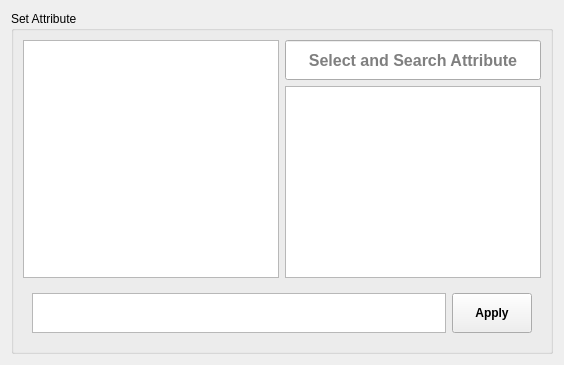
<?xml version="1.0" encoding="UTF-8"?>
<ui version="4.0">
 <class>Form</class>
 <widget class="QWidget" name="Form">
  <property name="geometry">
   <rect>
    <x>0</x>
    <y>0</y>
    <width>560</width>
    <height>359</height>
   </rect>
  </property>
  <property name="font">
   <font>
    <weight>50</weight>
    <bold>false</bold>
   </font>
  </property>
  <property name="windowTitle">
   <string>Form</string>
  </property>
  <layout class="QGridLayout" name="gridLayout_9">
   <item row="0" column="0">
    <widget class="QGroupBox" name="groupBox_12">
     <property name="title">
      <string>Set Attribute</string>
     </property>
     <layout class="QGridLayout" name="gridLayout_4">
      <item row="0" column="0">
       <layout class="QGridLayout" name="gridLayout_7" columnstretch="2,5">
        <item row="1" column="0">
         <widget class="QListWidget" name="listWidget_node">
          <property name="sizePolicy">
           <sizepolicy hsizetype="Minimum" vsizetype="Minimum">
            <horstretch>0</horstretch>
            <verstretch>0</verstretch>
           </sizepolicy>
          </property>
          <property name="minimumSize">
           <size>
            <width>0</width>
            <height>0</height>
           </size>
          </property>
          <property name="maximumSize">
           <size>
            <width>16777215</width>
            <height>16777215</height>
           </size>
          </property>
          <property name="font">
           <font>
            <pointsize>12</pointsize>
           </font>
          </property>
          <property name="selectionMode">
           <enum>QAbstractItemView::NoSelection</enum>
          </property>
          <property name="layoutMode">
           <enum>QListView::SinglePass</enum>
          </property>
         </widget>
        </item>
        <item row="1" column="1">
         <layout class="QVBoxLayout" name="verticalLayout_6">
          <item>
           <widget class="QLineEdit" name="lineEdit_search_attribute">
            <property name="sizePolicy">
             <sizepolicy hsizetype="Minimum" vsizetype="Minimum">
              <horstretch>0</horstretch>
              <verstretch>0</verstretch>
             </sizepolicy>
            </property>
            <property name="minimumSize">
             <size>
              <width>0</width>
              <height>40</height>
             </size>
            </property>
            <property name="maximumSize">
             <size>
              <width>16777215</width>
              <height>16777215</height>
             </size>
            </property>
            <property name="font">
             <font>
              <pointsize>12</pointsize>
              <weight>75</weight>
              <bold>true</bold>
             </font>
            </property>
            <property name="alignment">
             <set>Qt::AlignCenter</set>
            </property>
            <property name="placeholderText">
             <string>Select and Search Attribute</string>
            </property>
            <property name="clearButtonEnabled">
             <bool>true</bool>
            </property>
           </widget>
          </item>
          <item>
           <widget class="QListWidget" name="listWidget_attribute">
            <property name="sizePolicy">
             <sizepolicy hsizetype="Minimum" vsizetype="Minimum">
              <horstretch>0</horstretch>
              <verstretch>100</verstretch>
             </sizepolicy>
            </property>
            <property name="minimumSize">
             <size>
              <width>0</width>
              <height>0</height>
             </size>
            </property>
            <property name="maximumSize">
             <size>
              <width>16777215</width>
              <height>16777215</height>
             </size>
            </property>
            <property name="font">
             <font>
              <pointsize>12</pointsize>
             </font>
            </property>
           </widget>
          </item>
         </layout>
        </item>
       </layout>
      </item>
      <item row="1" column="0">
       <widget class="QStackedWidget" name="tabWidget_set_attribute_by_type">
        <property name="currentIndex">
         <number>3</number>
        </property>
        <widget class="QWidget" name="page">
         <layout class="QGridLayout" name="gridLayout_19">
          <item row="0" column="0">
           <spacer name="horizontalSpacer">
            <property name="orientation">
             <enum>Qt::Horizontal</enum>
            </property>
            <property name="sizeHint" stdset="0">
             <size>
              <width>173</width>
              <height>20</height>
             </size>
            </property>
           </spacer>
          </item>
          <item row="0" column="1">
           <widget class="QPushButton" name="pushButton_false">
            <property name="minimumSize">
             <size>
              <width>80</width>
              <height>40</height>
             </size>
            </property>
            <property name="font">
             <font>
              <weight>75</weight>
              <bold>true</bold>
             </font>
            </property>
            <property name="text">
             <string>Set False</string>
            </property>
           </widget>
          </item>
          <item row="0" column="2">
           <widget class="QPushButton" name="pushButton_true">
            <property name="minimumSize">
             <size>
              <width>80</width>
              <height>40</height>
             </size>
            </property>
            <property name="font">
             <font>
              <weight>75</weight>
              <bold>true</bold>
             </font>
            </property>
            <property name="text">
             <string>Set True</string>
            </property>
           </widget>
          </item>
         </layout>
        </widget>
        <widget class="QWidget" name="page_3">
         <layout class="QGridLayout" name="gridLayout_22">
          <item row="0" column="0">
           <spacer name="horizontalSpacer_3">
            <property name="orientation">
             <enum>Qt::Horizontal</enum>
            </property>
            <property name="sizeHint" stdset="0">
             <size>
              <width>241</width>
              <height>20</height>
             </size>
            </property>
           </spacer>
          </item>
          <item row="0" column="1">
           <widget class="QSpinBox" name="spinBox_int">
            <property name="minimumSize">
             <size>
              <width>50</width>
              <height>30</height>
             </size>
            </property>
            <property name="maximumSize">
             <size>
              <width>60</width>
              <height>16777215</height>
             </size>
            </property>
           </widget>
          </item>
          <item row="0" column="2">
           <widget class="QPushButton" name="pushButton_apply_int_attribute">
            <property name="minimumSize">
             <size>
              <width>0</width>
              <height>40</height>
             </size>
            </property>
            <property name="font">
             <font>
              <weight>75</weight>
              <bold>true</bold>
             </font>
            </property>
            <property name="text">
             <string>Apply</string>
            </property>
           </widget>
          </item>
         </layout>
        </widget>
        <widget class="QWidget" name="page_2">
         <layout class="QGridLayout" name="gridLayout_20">
          <item row="0" column="0">
           <spacer name="horizontalSpacer_2">
            <property name="orientation">
             <enum>Qt::Horizontal</enum>
            </property>
            <property name="sizeHint" stdset="0">
             <size>
              <width>225</width>
              <height>20</height>
             </size>
            </property>
           </spacer>
          </item>
          <item row="0" column="1">
           <widget class="QDoubleSpinBox" name="doubleSpinBox_float">
            <property name="minimumSize">
             <size>
              <width>50</width>
              <height>30</height>
             </size>
            </property>
            <property name="maximumSize">
             <size>
              <width>60</width>
              <height>16777215</height>
             </size>
            </property>
            <property name="singleStep">
             <double>0.200000000000000</double>
            </property>
           </widget>
          </item>
          <item row="0" column="2">
           <widget class="QPushButton" name="pushButton_apply_float_attribute">
            <property name="minimumSize">
             <size>
              <width>0</width>
              <height>40</height>
             </size>
            </property>
            <property name="font">
             <font>
              <weight>75</weight>
              <bold>true</bold>
             </font>
            </property>
            <property name="text">
             <string>Apply</string>
            </property>
           </widget>
          </item>
         </layout>
        </widget>
        <widget class="QWidget" name="page_4">
         <layout class="QGridLayout" name="gridLayout_14">
          <item row="0" column="0">
           <layout class="QHBoxLayout" name="horizontalLayout_5">
            <item>
             <widget class="QPlainTextEdit" name="plainTextEdit_matrix_set">
              <property name="minimumSize">
               <size>
                <width>0</width>
                <height>0</height>
               </size>
              </property>
              <property name="maximumSize">
               <size>
                <width>16777215</width>
                <height>40</height>
               </size>
              </property>
              <property name="font">
               <font>
                <pointsize>8</pointsize>
               </font>
              </property>
             </widget>
            </item>
            <item>
             <widget class="QPushButton" name="pushButton_set_matrix">
              <property name="minimumSize">
               <size>
                <width>0</width>
                <height>40</height>
               </size>
              </property>
              <property name="font">
               <font>
                <weight>75</weight>
                <bold>true</bold>
               </font>
              </property>
              <property name="text">
               <string>Apply</string>
              </property>
             </widget>
            </item>
           </layout>
          </item>
         </layout>
        </widget>
        <widget class="QWidget" name="page_5">
         <layout class="QGridLayout" name="gridLayout_13">
          <item row="0" column="1">
           <widget class="QComboBox" name="comboBox_set_attribute_enum">
            <property name="minimumSize">
             <size>
              <width>150</width>
              <height>30</height>
             </size>
            </property>
            <property name="font">
             <font>
              <pointsize>10</pointsize>
             </font>
            </property>
           </widget>
          </item>
          <item row="0" column="0">
           <spacer name="horizontalSpacer_8">
            <property name="orientation">
             <enum>Qt::Horizontal</enum>
            </property>
            <property name="sizeHint" stdset="0">
             <size>
              <width>40</width>
              <height>20</height>
             </size>
            </property>
           </spacer>
          </item>
         </layout>
        </widget>
        <widget class="QWidget" name="page_6">
         <layout class="QGridLayout" name="gridLayout_25">
          <item row="0" column="0">
           <widget class="QLabel" name="label_7">
            <property name="text">
             <string>Not support this current attribute type for now.</string>
            </property>
            <property name="alignment">
             <set>Qt::AlignCenter</set>
            </property>
           </widget>
          </item>
         </layout>
        </widget>
       </widget>
      </item>
     </layout>
    </widget>
   </item>
  </layout>
 </widget>
 <resources/>
 <connections/>
</ui>
